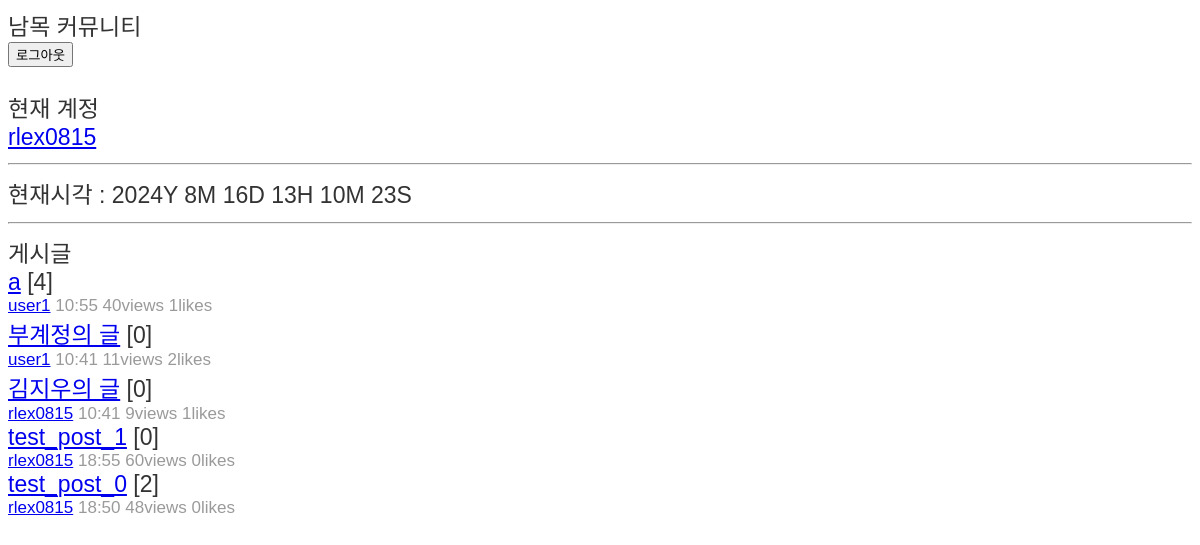
The page /NHSApp/ (signed in) on the database its author committed.
### NHSApp/models.py (models this page shows, shortened)
class Post(models.Model):
    author= models.ForeignKey('auth.User', on_delete=models.CASCADE)
    title=models.CharField(max_length=50)
    content=models.TextField()
    pub_date=models.DateTimeField(auto_now_add=True)
    comment_num=models.IntegerField(default=0)
    upvote=models.ManyToManyField(User, related_name='upvoted_posts',blank=True)
    downvote=models.ManyToManyField(User, related_name='downvoted_posts',blank=True)
    views=models.IntegerField(default=0)
    def total_votes(self):
        return self.upvote.count()-self.downvote.count()

### NHSApp/views/post_board.py (the view)
# urls.py: path('',post_board_view, name='post_board_view'),
def post_board_view(request):
    post_list=list(Post.objects.order_by('-pub_date'))
    context={
        'user':request.user,
        'now':time.localtime(time.time()),
        'post_list':post_list
    }
    return render(request, 'NHSApp/post_board.html', context)

### NHSApp/templates/NHSApp/post_board.html (shortened to what this page needs)
<html lang="en">
    <head>
        {%load static%}
        <link rel="stylesheet" href="{%static 'NHSApp/css/style.css'%}">
    </head>
    <body class="big-font">
        <div>남목 커뮤니티</div>
        {%if user.is_authenticated%}
            <form method="post" action="{%url 'logout_view'%}">
                <button type="submit">로그아웃</button>
            </form>
            <div>현재 계정</div>
            <a href="/NHSApp/account/{{user.username}}">{{user.username}}</a>
            {%else%}
            <form method="post" action="{%url 'login_view'%}">
                {%csrf_token%}
                <button type="submit">로그인</button>
            </form>
        {%endif%}
        <hr>
        <div>현재시각 : {{now.tm_year}}Y {{now.tm_mon}}M {{now.tm_mday}}D {{now.tm_hour}}H {{now.tm_min}}M {{now.tm_sec}}S</div>
        <hr>
        <div>
            게시글
            {%for post in post_list%}
            <div>
                <a href="/NHSApp/{{post.pk}}">{{post.title}}</a> [{{post.comment_num}}]
            </div>
            <div class="small-font">
                <a href="/NHSApp/account/{{post.author.username}}">{{post.author.username}}</a>
                {{post.pub_date.hour}}:{{post.pub_date.minute}}
                {{post.views}}views
                {{post.total_votes}}likes
            </div>
            {%endfor%}
        </div>
    </body>
</html>

### NHSApp/static/NHSApp/css/style.css (style rules this page uses)
.big-font { font-family: 'Arial', sans-serif; font-size: 23px; color: #333; }
.small-font { font-family: 'Arial', sans-serif; font-size: 17px; color: #9a9a9a; }

### rows shown on the page
Post: title "a", comment_num "4", author.username "user1", pub_date.hour "10", pub_date.minute "55", views "40", total_votes "1"
Post: title "부계정의 글", comment_num "0", author.username "user1", pub_date.hour "10", pub_date.minute "41", views "11", total_votes "2"
Post: title "김지우의 글", comment_num "0", author.username "rlex0815", pub_date.hour "10", pub_date.minute "41", views "9", total_votes "1"
Post: title "test_post_1", comment_num "0", author.username "rlex0815", pub_date.hour "18", pub_date.minute "55", views "60", total_votes "0"
Post: title "test_post_0", comment_num "2", author.username "rlex0815", pub_date.hour "18", pub_date.minute "50", views "48", total_votes "0"

### other values the page prints
{{ user.username }} "rlex0815"
{{ now.tm_year }} "2024"
{{ now.tm_mon }} "8"
{{ now.tm_mday }} "16"
{{ now.tm_hour }} "13"
{{ now.tm_min }} "10"
{{ now.tm_sec }} "23"
